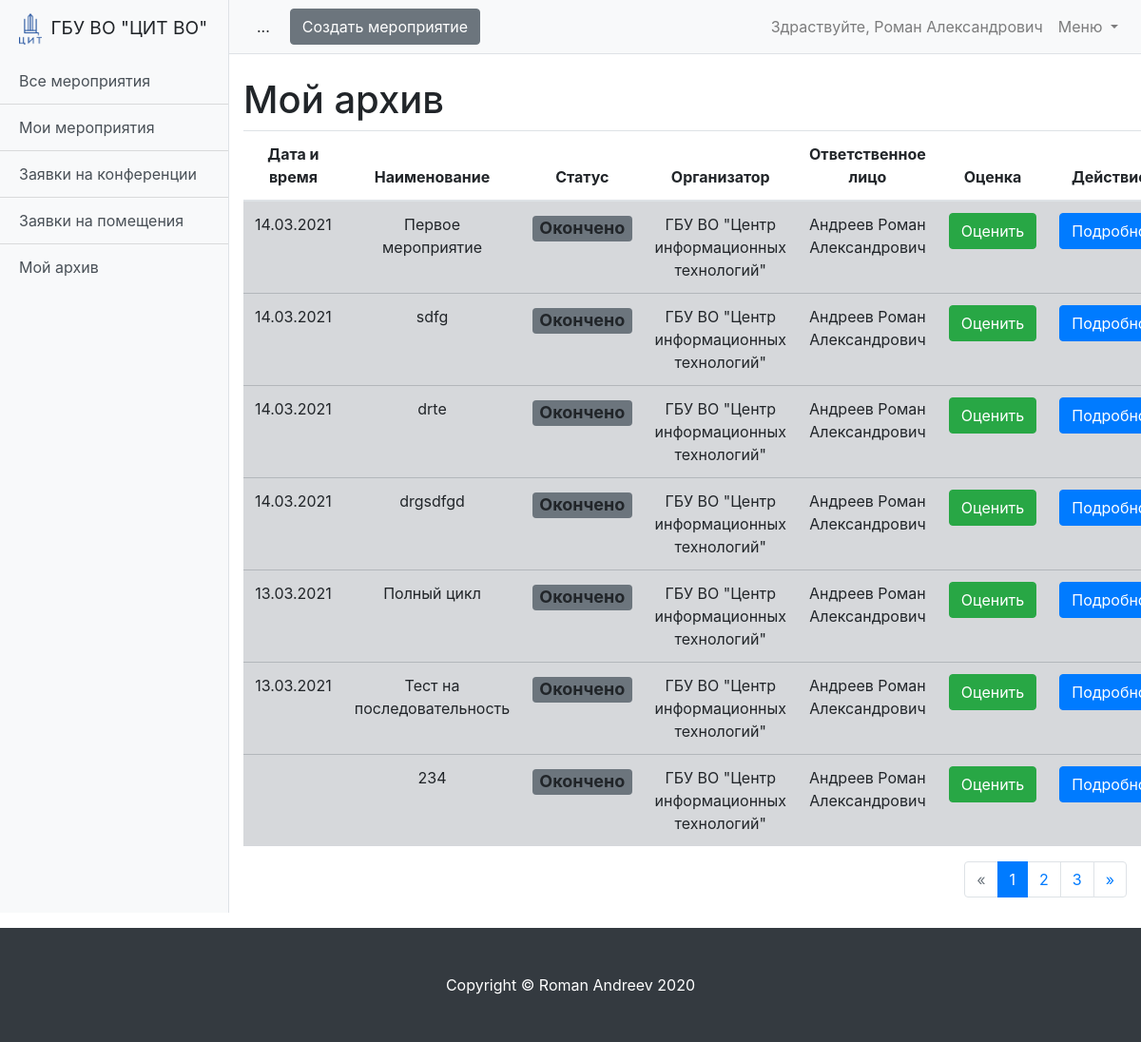
The page /schedule/event-archive/ (signed in) on the database as committed earlier.
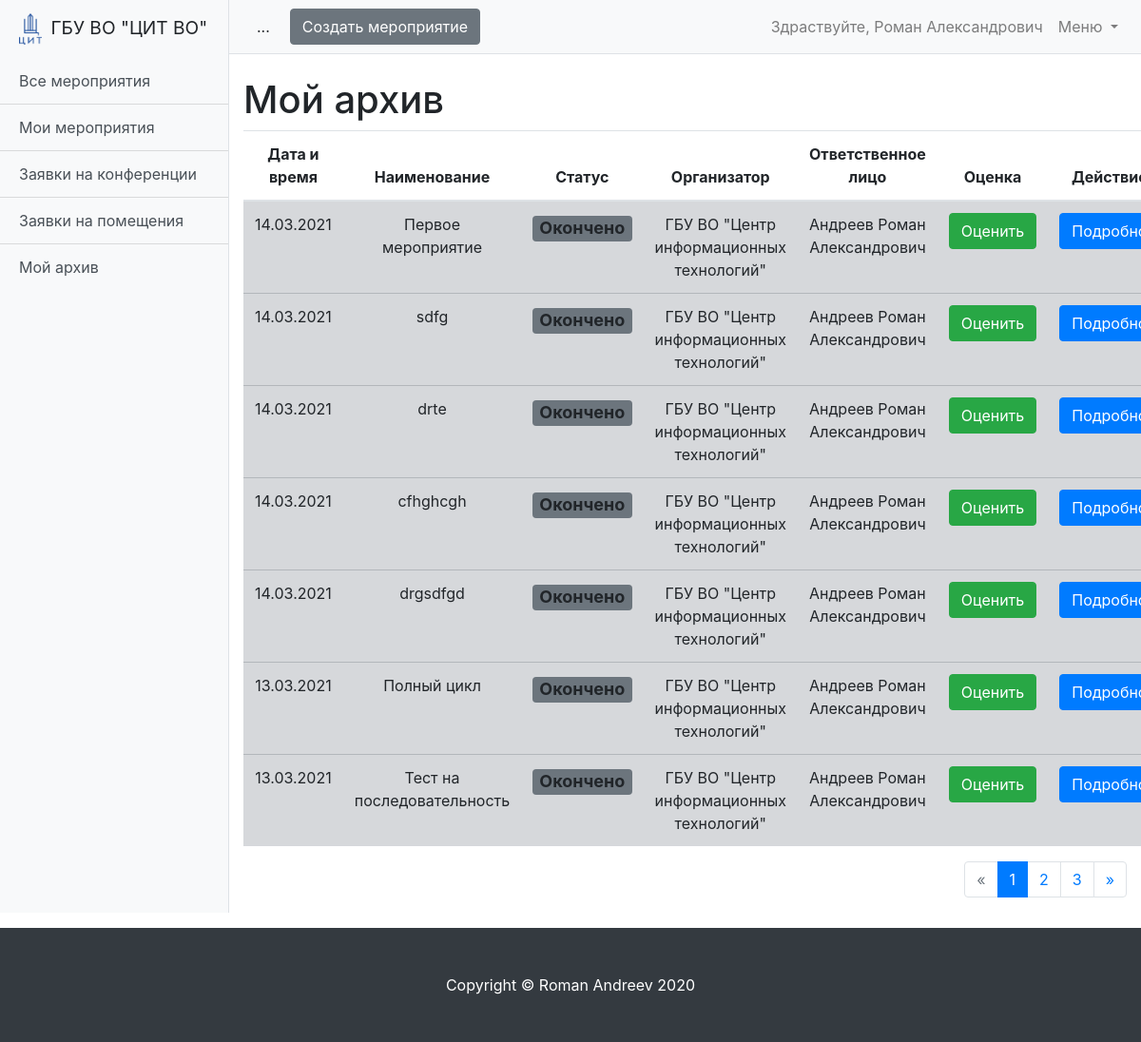
The same page on the database as committed later.
### schedule/models.py (models this page shows, shortened)
class Event(models.Model):
    MESSAGES = {
        'create': 'Мероприятие создано!',
        'update': 'Мероприятие изменено!',
        'delete': 'Мероприятие удалено!'
    }
    STATUS_DRAFT = 'draft'
    STATUS_WAIT = 'wait'
    STATUS_READY = 'ready'
    STATUS_REJECTION = 'rejection'
    STATUS_COMPLETED = 'completed'
    STATUS_CHOICES = (
        (STATUS_DRAFT, 'Черновик'),
        (STATUS_WAIT, 'Ожидание'),
        (STATUS_READY, 'Готово'),
        (STATUS_REJECTION, 'Отказ'),
        (STATUS_COMPLETED, 'Окончено')
    )
    name = models.CharField(max_length=255, verbose_name='Название мероприятия')
    description = models.TextField(verbose_name='Описание')
    organization = models.ForeignKey('Organization', verbose_name='Организация', on_delete=models.CASCADE)  # Возможно избыточно
    owner = models.ForeignKey('User', verbose_name='Владелец', on_delete=models.CASCADE)
    date_start = models.DateField(verbose_name='Дата начала мероприятия', null=True, blank=True)
    date_end = models.DateField(verbose_name='Дата окончания мероприятия', null=True, blank=True)
    created_at = models.DateTimeField(auto_now=True)
    status = models.CharField(
        max_length=100,
        verbose_name='Статус мероприятия',
        choices=STATUS_CHOICES,
        default=STATUS_DRAFT
    )
    def get_absolute_url(self):
        return reverse('event_detail', kwargs={'pk': self.pk})
    def get_avg_grade(self):
        return Grade.objects.filter(event=self).aggregate(models.Avg('grade'))['grade__avg']
    class Meta:
        ordering = ['date_start']
        verbose_name = 'Мероприятие'
        verbose_name_plural = 'Мероприятия'

class Organization(models.Model):
    name = models.CharField(max_length=255, verbose_name='Название организации')
    room = models.ManyToManyField('Room', verbose_name='Доступные помещения', related_name='related_room')
    created_at = models.DateTimeField(auto_now=True)
    def __str__(self):
        return self.name
    class Meta:
        ordering = ['name']
        verbose_name = 'Организация'
        verbose_name_plural = 'Организации'

class User(AbstractUser):
    is_operator = models.BooleanField(default=False, verbose_name='Опертор')
    is_assistant = models.BooleanField(default=False, verbose_name='Ассистент')
    organization = models.ForeignKey('Organization', verbose_name='Организация', on_delete=models.SET_NULL,
                                     null=True, blank=True)
    subscribe_mail = models.BooleanField(verbose_name='Подписка на почтовую рассылку', default=False)
    telegram = models.CharField(max_length=10, verbose_name='Телеграм чат-id', null=True, blank=True)
    subscribe_telegram = models.BooleanField(verbose_name='Подписка на рассылку в телеграм', default=False)
    phone = models.CharField(max_length=100, verbose_name='Телефон', null=True, blank=True)
    def __str__(self):
        return f'{self.last_name} {self.first_name}'

### schedule/views/event.py (the view)
# urls.py: path('event-archive/', ArchiveEventsListView.as_view(), name='event_archive'),
class ArchiveEventsListView(LoginRequiredMixin, ListView):
    model = Event
    paginate_by = 7
    ordering = '-date_start'
    template_name = 'schedule/event_archive.html'
    def get_queryset(self):
        queryset = super().get_queryset()
        set_status_completed(queryset)
        return queryset.filter(
            status__in=('completed',),
            owner=self.request.user
        )

### schedule/services.py (called while the page is built)
def set_status_completed(queryset):
    if queryset.model == Event:
        completed_list = queryset.filter(date_start__lt=today, status__in=['wait', 'ready', 'rejection'])
        if completed_list:
            conference = Conference.objects.filter(event__in=completed_list, date__lt=today)
            booking = Booking.objects.filter(event__in=completed_list, date__lt=today)
            conference.update(status='completed')
            booking.update(status='completed')
            completed_list.filter(date_end__lt=today).update(status='completed')
    if queryset.model in [Conference, Booking]:
        completed_list = queryset.filter(date__lt=today, status__in=['wait', 'ready', 'rejection'])
        if completed_list:
            completed_list.update(status='completed')

### schedule/templatetags/custom_filter.py (called while the page is built)
@register.filter
def get_postfix(status):
    return status_postfix_css_class.get(status)

### schedule/templates/schedule/event_archive.html
{% extends 'schedule/event_list.html' %}
{% block title %}Мой архив{% endblock title %}
{% block title_grade %}
<th scope="col">
    Оценка
</th>
{% endblock title_grade %}
{% block grade %}
<td>
    {% if event.get_avg_grade %}
    {{ event.get_grade }}(сред. {{ event.get_avg_grade }})
    {% else %}
    <a class="btn btn-success" href="{% url 'grade' pk=event.pk %}" role="button">Оценить</a>
    {% endif %}
</td>
{% endblock grade %}

### schedule/templates/schedule/event_list.html
{% extends 'schedule/base.html' %}
{% load custom_filter %}
{% block content %}
<h1 class="mt-4">{% block title %}Предстоящие мероприятия{% endblock title %}</h1>
<table class="table text-center table-hover">
  <thead>
  <tr>
    <th scope="col">Дата и время</th>
    <th scope="col">Наименование</th>
    <th scope="col">Статус</th>
    <th scope="col">Организатор</th>
    <th scope="col">Ответственное лицо</th>
    {% block title_grade %}{% endblock title_grade %}
    <th scope="col">Действие</th>
  </tr>
  </thead>
  <tbody>
  {% for event in page_obj %}
  <tr class="table-{{ event.status|get_postfix }}">
    <td>
      {% if event.date_start == event.date_end %}{{ event.date_start|date:"d.m.Y" }}
      {% else %}{{ event.date_start|date:"d.m" }}-{{ event.date_end|date:"d.m.Y" }}
      {% endif %}
    </td>
    <td>{{ event.name }}</td>
    <td>
      <h4><span class="badge bg-{{ event.status|get_postfix }}">{{ event.get_status_display  }}</span></h4>
    </td>
    <td>{{ event.organization }}</td>
    <td>{{ event.owner }}</td>
    {% block grade %}{% endblock grade %}
    <td><a href="{{ event.get_absolute_url }}" type="button" class="btn btn-primary">Подробно</a></td>
  </tr>
  {% endfor %}
  </tbody>
</table>
{% include 'pagination.html' %}
{% endblock content %}

Rows that differ between the two databases and show on the page:
no longer on this page (row unchanged): Event: name "234", status "Окончено", organization "ГБУ ВО \"Центр информационных технологий\"", owner "Андреев Роман Александрович", shows "Оценить"
now on this page (row edited): Event: date_start "14.03.2021", name "cfhghcgh", status "Окончено", organization "ГБУ ВО \"Центр информационных технологий\"", owner "Андреев Роман Александрович", shows "Оценить"
